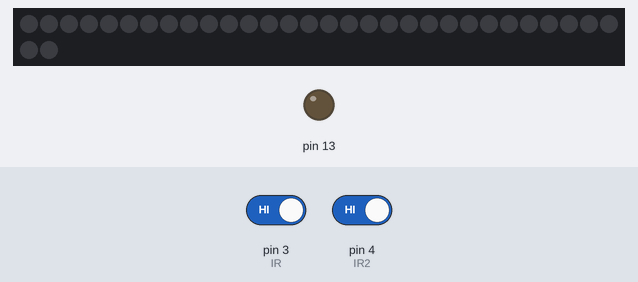
Bench run of a sketch on a simulated Arduino Mega 2560, built with avr-gcc and run on an emulated ATmega2560. Parts: 32 RGB LEDs in strip order, left to right, continuing on the next row, output pins drawn as LEDs (lit = HIGH). The test bench sets the inputs (shaded band); at power-on: pin 3 (IR) HIGH, pin 4 (IR2) HIGH. The strip is taken to match the declared colour order; what the sketch prints to the serial monitor is not drawn.

Above: at 0.5 s.
At 2.4 s:
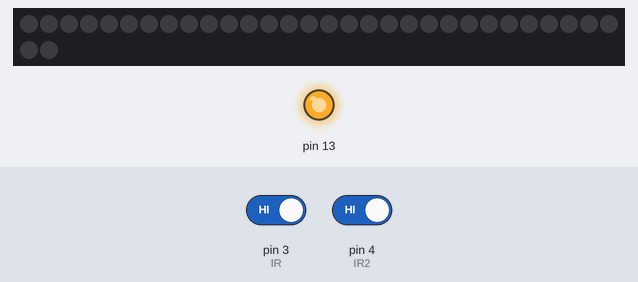
Timing chart, 0 to 3.5 s (numbered marks = the images above):
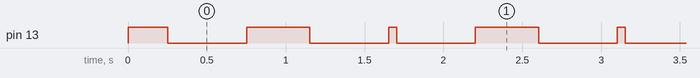

The sketch:

lamp9823debug2.ino
```cpp
#include <Adafruit_NeoPixel.h>

#ifdef __AVR__
  #include <avr/power.h>
#endif

#define PIN 6
int IR = 3; //on/off
int IR2 = 4; //adjustments
int pinSet = 0;
int pins[4] = {0,11,21,32};
unsigned long timestart = 0;
unsigned long timestop = 0;
boolean triggered = false;
int colors[9][3]= {
  {255,255,255},//White
  {255,0,0}, //Red
  {255,127,0}, //Orange
  {255,255,0},//Yellow
  {0,255,0},//Green
  {0,0,255},//Blue
  {0,255,255},//Cyan
  {127,0,255},//Purple
  {255,255,255},
};
int colorChosen = 0;
float Intensity = 1;

// Parameter 1 = number of pixels in strip
// Parameter 2 = Arduino pin number (most are valid)
// Parameter 3 = pixel type flags, add together as needed:
//   NEO_KHZ800  800 KHz bitstream (most NeoPixel products w/WS2812 LEDs)
//   NEO_KHZ400  400 KHz (classic 'v1' (not v2) FLORA pixels, WS2811 drivers)
//   NEO_GRB     Pixels are wired for GRB bitstream (most NeoPixel products)
//   NEO_RGB     Pixels are wired for RGB bitstream (v1 FLORA pixels, not v2)
//   NEO_RGBW    Pixels are wired for RGBW bitstream (NeoPixel RGBW products)

Adafruit_NeoPixel strip = Adafruit_NeoPixel(32, PIN, NEO_RGB + NEO_KHZ400);

// IMPORTANT: To reduce NeoPixel burnout risk, add 1000 uF capacitor across
// pixel power leads, add 300 - 500 Ohm resistor on first pixel's data input
// and minimize distance between Arduino and first pixel.  Avoid connecting
// on a live circuit...if you must, connect GND first.

void setup() {
  // This is for Trinket 5V 16MHz, you can remove these three lines if you are not using a Trinket
 // #if defined (__AVR_ATtiny85__)
 //   if (F_CPU == 16000000) clock_prescale_set(clock_div_1);
 // #endif
  Serial.begin(9600);
  // End of trinket special code
  pinMode(IR,INPUT);
  digitalWrite(IR, HIGH); // turn on the pullup
  pinMode(IR2,INPUT);
  digitalWrite(IR2, HIGH); // turn on the pullup
  pinMode(13,OUTPUT);
  //attachInterrupt(digitalPinToInterrupt(IR), IRSwitch, HIGH);
  strip.begin();
  strip.show(); // Initialize all pixels to 'off'
  Serial.println("Lampy operational, boss");
  digitalWrite(13,HIGH);
  delay(200);
  digitalWrite(13,LOW);
}

void loop() {
  // Some example procedures showing how to display to the pixels:
  //colorWipe(strip.Color(255, 0, 0), 50); // Red
  //colorWipe(strip.Color(0, 255, 0), 50); // Green
  //colorWipe(strip.Color(0, 0, 255), 50); // Blue
//  while (true) {
//    Serial.print("1:");
//    Serial.print(digitalRead(IR));
//    Serial.print(" 2:");
//    Serial.println(digitalRead(IR2));
//  }
  if (digitalRead(IR) == HIGH){
      digitalWrite(13,HIGH);
    delay(50);
    digitalWrite(13,LOW);
    delay(500);
    }

    if (digitalRead(IR2) == HIGH){
      digitalWrite(13,HIGH);
    delay(400);
    digitalWrite(13,LOW);

    delay(500);
    }
}
```

Measured:
- by itself, pin 13: repeats every 1.5 s: HIGH 0.40 s, LOW 0.50 s, HIGH 0.05 s, LOW 0.50 s
- by itself, everything shown: repeats every 1.5 s, in 4 steps
